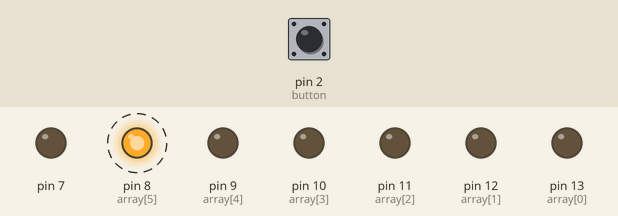
This sketch was run on a simulated Arduino Uno, built with avr-gcc and run on an emulated ATmega328P. Parts: output pins drawn as LEDs (lit = HIGH). Dashed ring = blinking. The test bench sets the inputs (shaded band); at power-on: pin 2 (button) HIGH.

Above: at 0.41 s.
At 1.29 s:
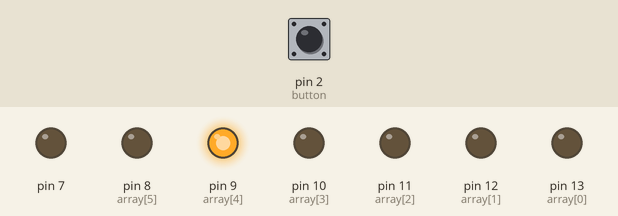
1.3 s: pin 2 (button) pulled LOW for 3.2 s
At 3.7 s:
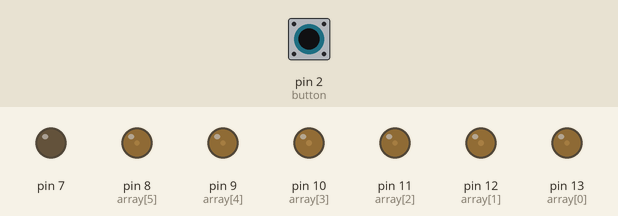
Timing chart, 0 to 5.2 s (numbered marks = the images above; inputs shaded):
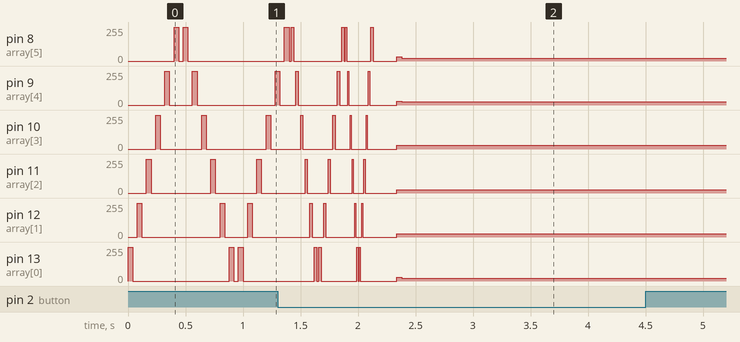

The sketch:

notrigged.ino
```cpp
int array[6] = {13, 12, 11, 10, 9, 8};
int array2[6] = {8, 9, 10, 11, 12, 13};
int timeDelay = 40;
int button = 2;
int pressed;
void setup()
{
  // put your setup code here, to run once:
pinMode(13,OUTPUT);
pinMode(12, OUTPUT);
pinMode(11, OUTPUT);
pinMode(10, OUTPUT);
pinMode(9, OUTPUT);
pinMode(8, OUTPUT);
pinMode(7, OUTPUT);


}

void loop() {
  // put your main code here, to run repeatedly:
 digitalWrite (button, HIGH);
for (int i = 0; i<6; i++)
{
digitalWrite(array[i], HIGH);
delay(timeDelay);
pressed = digitalRead(button);
if (pressed == LOW && i == 5)
{
  timeDelay /= 2;
}

digitalWrite(array[i], LOW);
delay(timeDelay);}

for (int i = 0; i<6; i++)
{digitalWrite(array2[i], HIGH);
delay(timeDelay);
digitalWrite(array2[i], LOW);
delay(timeDelay);}


}
```
